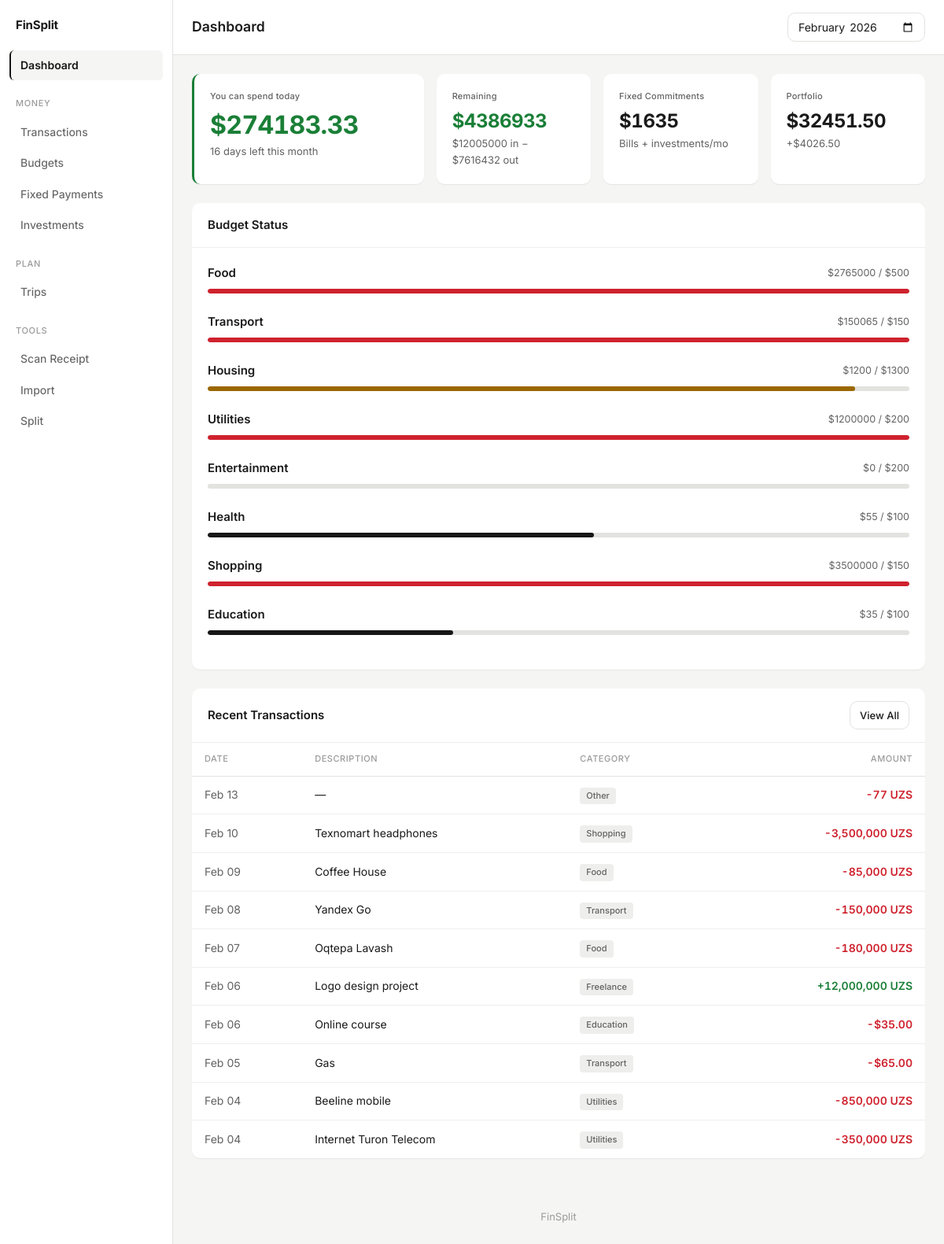
The page / on the database its author committed.
### models.py (models this page shows)
class Budget(db.Model):
    id = db.Column(db.Integer, primary_key=True)
    category = db.Column(db.String(50), nullable=False)
    monthly_limit = db.Column(db.Float, nullable=False)
    month = db.Column(db.String(7), nullable=False)          # 'YYYY-MM'
    __table_args__ = (
        db.UniqueConstraint('category', 'month', name='uq_budget_cat_month'),
    )

class Transaction(db.Model):
    id = db.Column(db.Integer, primary_key=True)
    type = db.Column(db.String(10), nullable=False)          # 'income' or 'expense'
    amount = db.Column(db.Float, nullable=False)
    currency = db.Column(db.String(3), nullable=False, default='USD')  # 'USD' or 'UZS'
    category = db.Column(db.String(50), nullable=False)
    description = db.Column(db.String(200), default='')
    date = db.Column(db.Date, nullable=False, default=date.today)

### app.py (the view)
@app.route('/')
def dashboard():
    month = request.args.get('month', current_month())
    year, mo = int(month[:4]), int(month[5:7])
    txns = Transaction.query.filter(
        db.extract('year', Transaction.date) == year,
        db.extract('month', Transaction.date) == mo
    ).order_by(Transaction.date.desc()).all()
    income = sum(t.amount for t in txns if t.type == 'income')
    expenses = sum(t.amount for t in txns if t.type == 'expense')
    savings = income - expenses
    savings_rate = (savings / income * 100) if income > 0 else 0
    allowance = calculate_daily_allowance(month)
    budgets = Budget.query.filter_by(month=month).all()
    budget_status = []
    for b in budgets:
        spent = sum(
            t.amount for t in txns
            if t.type == 'expense' and t.category == b.category
        )
        pct = (spent / b.monthly_limit * 100) if b.monthly_limit > 0 else 0
        budget_status.append({
            'category': b.category,
            'limit': b.monthly_limit,
            'spent': spent,
            'pct': min(pct, 100),
            'over': spent > b.monthly_limit
        })
    holdings = Investment.query.all()
    portfolio_value = sum(i.current_price * i.quantity for i in holdings)
    portfolio_cost = sum(i.buy_price * i.quantity for i in holdings)
    portfolio_gain = portfolio_value - portfolio_cost
    recent = txns[:10]
    return render_template('dashboard.html',
        month=month, income=income, expenses=expenses,
        savings=savings, savings_rate=savings_rate,
        allowance=allowance,
        budget_status=budget_status,
        portfolio_value=portfolio_value, portfolio_gain=portfolio_gain,
        recent=recent
    )

### app.py (called while the page is built)
@app.template_filter('money')
def money_filter(amount, currency='USD'):
    if currency == 'UZS':
        return f'{amount:,.0f} UZS'
    return f'${amount:,.2f}'

def current_month():
    return date.today().strftime('%Y-%m')

### templates/dashboard.html (shortened to what this page needs)
{% extends "base.html" %}
{% block page_title %}Dashboard{% endblock %}
{% block page_actions %}
<form method="get">
    <input type="month" name="month" value="{{ month }}" onchange="this.form.submit()">
</form>
{% endblock %}
{% block content %}
<div class="stats-grid-hero">
    <div class="stat-card stat-card-{{ allowance.status }}">
        <div class="stat-label">You can spend today</div>
        <div class="stat-value-hero {{ 'positive' if allowance.status == 'comfortable' else ('negative' if allowance.status == 'over' else '') }}">
            ${{ "%.2f"|format(allowance.daily_allowance) }}
        </div>
        <div class="stat-footer">{{ allowance.days_remaining }} days left this month</div>
    </div>
    <div class="stat-card">
        <div class="stat-label">Remaining</div>
        <div class="stat-value {{ 'positive' if allowance.remaining >= 0 else 'negative' }}">${{ "%.0f"|format(allowance.remaining) }}</div>
        <div class="stat-footer">${{ "%.0f"|format(income) }} in &minus; ${{ "%.0f"|format(expenses) }} out</div>
    </div>
    <div class="stat-card">
        <div class="stat-label">Fixed Commitments</div>
        <div class="stat-value">${{ "%.0f"|format(allowance.fixed_payments_total + allowance.investment_contributions) }}</div>
        <div class="stat-footer">Bills + investments/mo</div>
    </div>
    <div class="stat-card">
        <div class="stat-label">Portfolio</div>
        <div class="stat-value">${{ "%.2f"|format(portfolio_value) }}</div>
        <div class="stat-footer {{ 'positive' if portfolio_gain >= 0 else 'negative' }}">
            {{ "+" if portfolio_gain >= 0 else "" }}${{ "%.2f"|format(portfolio_gain) }}
        </div>
    </div>
</div>
{% if budget_status %}
<div class="card section">
    <div class="card-header">
        <h3>Budget Status</h3>
    </div>
    <div class="card-body">
        {% for b in budget_status %}
        <div class="section">
            <div class="flex-between">
                <span class="font-semibold">{{ b.category }}</span>
                <small class="text-muted">${{ "%.0f"|format(b.spent) }} / ${{ "%.0f"|format(b.limit) }}</small>
            </div>
            <div class="progress-bar">
                <div class="progress-fill {{ 'over' if b.over else ('warn' if b.pct > 75 else '') }}"
                     style="width:{{ b.pct }}%"></div>
            </div>
        </div>
        {% endfor %}
    </div>
</div>
{% endif %}
<div class="card">
    <div class="card-header">
        <h3>Recent Transactions</h3>
        <a href="/transactions" class="btn btn-outline btn-sm">View All</a>
    </div>
    {% if recent %}
    <div class="table-wrapper">
        <table>
            <thead>
                <tr><th>Date</th><th>Description</th><th>Category</th><th class="text-right">Amount</th></tr>
            </thead>
            <tbody>
                {% for t in recent %}
                <tr>
                    <td class="text-muted">{{ t.date.strftime('%b %d') }}</td>
                    <td>{{ t.description or '—' }}</td>
                    <td><span class="badge badge-category">{{ t.category }}</span></td>
                    <td class="text-right amount {{ 'positive' if t.type == 'income' else 'negative' }}">
                        {{ '+' if t.type == 'income' else '-' }}{{ t.amount|money(t.currency) }}
                    </td>
                </tr>
                {% endfor %}
            </tbody>
        </table>
    </div>
    {% else %}
    <div class="empty-state">
        <p>No transactions this month</p>
        <a href="/transactions" class="btn btn-primary btn-sm">Add Transaction</a>
    </div>
    {% endif %}
</div>
{% endblock %}

### templates/base.html (shortened to what this page needs)
<!DOCTYPE html>
<html lang="en">
<head>
    <link rel="stylesheet" href="{{ url_for('static', filename='style.css') }}">
</head>
<body>
    <div class="app-layout">
        <aside class="sidebar" id="sidebar">
            <div class="sidebar-brand">
                <h1>FinSplit</h1>
            </div>
            <nav class="sidebar-nav">
                <a href="/" {% if request.path == '/' %}class="active"{% endif %}>Dashboard</a>
                <div class="nav-section">Money</div>
                <a href="/transactions" {% if '/transactions' in request.path %}class="active"{% endif %}>Transactions</a>
                <a href="/budgets" {% if '/budgets' in request.path %}class="active"{% endif %}>Budgets</a>
                <a href="/fixed-payments" {% if '/fixed-payments' in request.path %}class="active"{% endif %}>Fixed Payments</a>
                <a href="/investments" {% if '/investments' in request.path %}class="active"{% endif %}>Investments</a>
                <div class="nav-section">Plan</div>
                <a href="/trips" {% if '/trips' in request.path %}class="active"{% endif %}>Trips</a>
                <div class="nav-section">Tools</div>
                <a href="/scan" {% if '/scan' in request.path %}class="active"{% endif %}>Scan Receipt</a>
                <a href="/import" {% if '/import' in request.path %}class="active"{% endif %}>Import</a>
                <a href="/split" {% if '/split' in request.path %}class="active"{% endif %}>Split</a>
            </nav>
        </aside>
        <div class="main-content">
            <header class="page-header">
                <div class="page-header-left">
                    <h1>{% block page_title %}FinSplit{% endblock %}</h1>
                </div>
                <div class="page-header-actions">
                    {% block page_actions %}{% endblock %}
                </div>
            </header>
            <div class="page-body">
                {% block content %}{% endblock %}
            </div>
            <div class="page-footer">FinSplit</div>
        </div>
    </div>
</body>
</html>

### rows shown on the page
Budget: category "Food", spent "2765000", limit "500", {{ b.pct }} 100 (drawn)
Budget: category "Transport", spent "150065", limit "150", {{ b.pct }} 100 (drawn)
Budget: category "Housing", spent "1200", limit "1300", {{ b.pct }} 92.3076923076923 (drawn)
Budget: category "Utilities", spent "1200000", limit "200", {{ b.pct }} 100 (drawn)
Budget: category "Entertainment", spent "0", limit "200"
Budget: category "Health", spent "55", limit "100", {{ b.pct }} 55.00000000000001 (drawn)
Budget: category "Shopping", spent "3500000", limit "150", {{ b.pct }} 100 (drawn)
Budget: category "Education", spent "35", limit "100", {{ b.pct }} 35.0 (drawn)
Transaction: date "Feb 13", description "—", category "Other", type "-", amount "77 UZS"
Transaction: date "Feb 10", description "Texnomart headphones", category "Shopping", type "-", amount "3,500,000 UZS"
Transaction: date "Feb 09", description "Coffee House", category "Food", type "-", amount "85,000 UZS"
Transaction: date "Feb 08", description "Yandex Go", category "Transport", type "-", amount "150,000 UZS"
Transaction: date "Feb 07", description "Oqtepa Lavash", category "Food", type "-", amount "180,000 UZS"
Transaction: date "Feb 06", description "Logo design project", category "Freelance", type "+", amount "12,000,000 UZS"
Transaction: date "Feb 06", description "Online course", category "Education", type "-", amount "$35.00"
Transaction: date "Feb 05", description "Gas", category "Transport", type "-", amount "$65.00"
Transaction: date "Feb 04", description "Beeline mobile", category "Utilities", type "-", amount "850,000 UZS"
Transaction: date "Feb 04", description "Internet Turon Telecom", category "Utilities", type "-", amount "350,000 UZS"

### other values the page prints
{{ "%.2f"|format(allowance.daily_allowance) }} "274183.33"
{{ allowance.days_remaining }} "16"
{{ "%.0f"|format(allowance.remaining) }} "4386933"
{{ "%.0f"|format(income) }} "12005000"
{{ "%.0f"|format(expenses) }} "7616432"
{{ "%.2f"|format(portfolio_value) }} "32451.50"
{{ "+" if portfolio_gain >= 0 else "" }} "+"
{{ "%.2f"|format(portfolio_gain) }} "4026.50"
